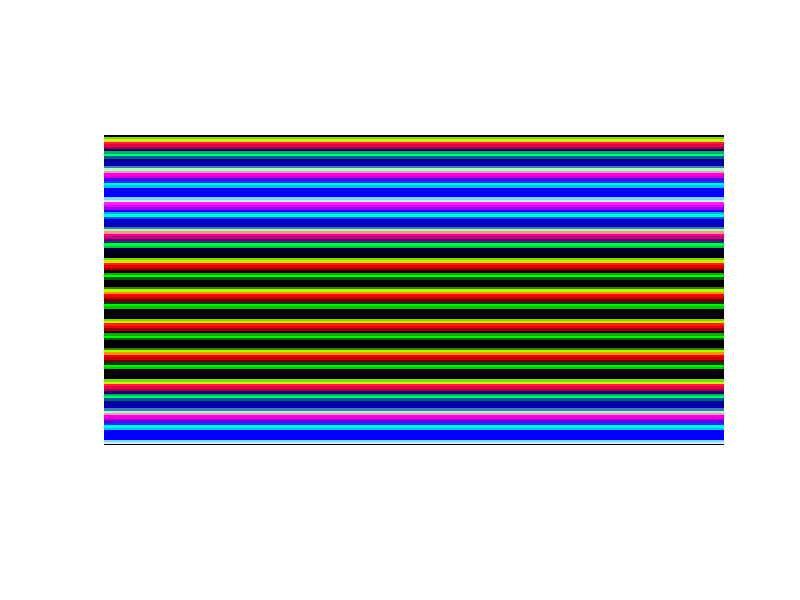

Write MATLAB code to recreate this figure.
fs = 0.08;   %FOR RED CHANNEL
W = 256;
H = 128; 

img1 = zeros(128, 256);
for m = 0 : H-1 
    for n = 0 : W-1
        img1(m + 1, n + 1) = sin(2*pi*fs*m);
    end
end

fs = 0.16;    %FOR Green CHANNEL

img2 = zeros(128, 256);
for m = 0 : H-1 
    for n = 0 : W-1
        img2(m + 1, n + 1) = sin(2*pi*fs*m);
    end
end

fs = 0.01;    %FOR Blue CHANNEL

img3 = zeros(128, 256);
for m = 0 : H-1 
    for n = 0 : W-1
        img3(m + 1, n + 1) = sin(2*pi*fs*m);
    end
end

Color=zeros(128,256,3);
Color(:,:,1)=img1;
Color(:,:,2)=img2;
Color(:,:,3)=img3;
imshow(Color,[]);

%     img = zeros(rows, cols);  %demo image
%     numperiods = 8;
%     amplitude = 50; %pixels
%     offset = 100;
%     x = 1:0.25:size(img, 2);  %pixel subsampling for better resolution
%     y = sin(x*2*pi/size(img, 2)*numperiods)*amplitude + offset;
%     img(sub2ind(size(img), round(y), round(x))) = 1;
%     img = imtranslate(img,[0, floor(rows/2)]);
%     
%     %construct another wave
%     x = 1:0.25:size(img, 2);  
%     y = sin(x*2*pi/size(img, 2)*numperiods)*amplitude + offset;
%     img(sub2ind(size(img), round(y), round(x))) = 1;
%     output = img;